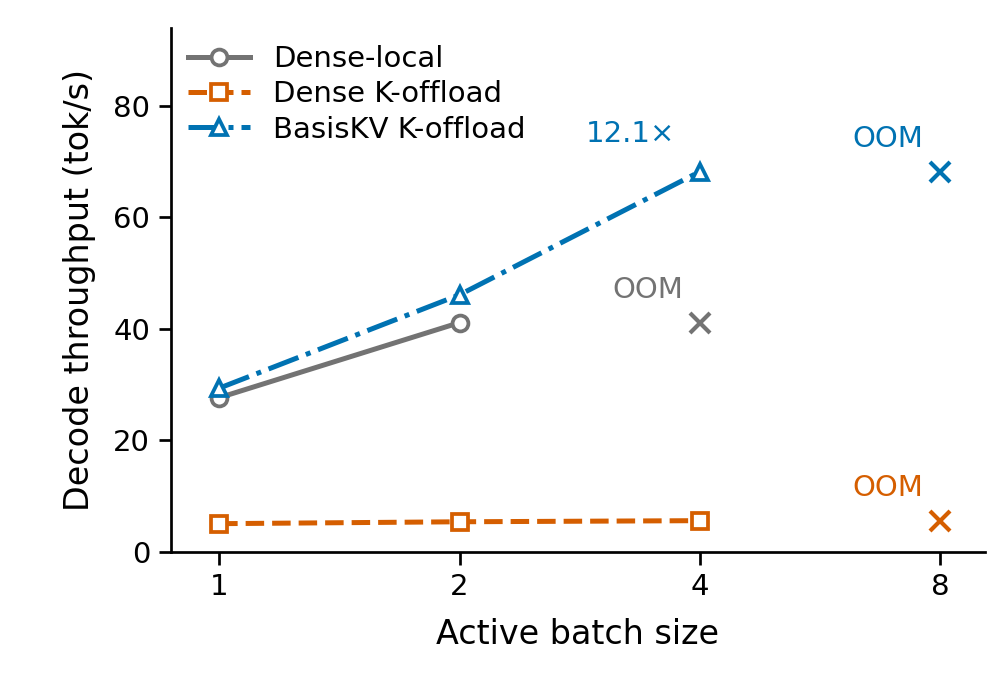

Python code for this plot:
"""Plot throughput and explicit failed configurations, never zero-valued OOMs."""

from plot_style import BLUE, VERMILION, GRAY, TIMES, axes, save, table


def main():
    rows = table("fig2_offload_throughput_data.csv")
    fig, ax = axes()
    styles = [("dense_local", "Dense-local", GRAY, "o", "-"),
              ("dense_k_offload", "Dense K-offload", VERMILION, "s", "--"),
              ("basis_k_offload", "BasisKV K-offload", BLUE, "^", "-.")]
    values_b4 = {}
    for method, label, color, marker, line in styles:
        selected = [r for r in rows if r["method"] == method]
        good = [r for r in selected if r["status"] == "complete"]
        x = [int(r["active_batch"]) for r in good]
        y = [float(r["throughput_tok_s"]) for r in good]
        ax.plot(x, y, label=label, color=color, marker=marker, linestyle=line,
                markerfacecolor="white", markeredgewidth=0.9)
        for row in selected:
            if row["status"] == "gpu_oom":
                # Vertical placement is typographic only, not a throughput measurement.
                batch = int(row["active_batch"])
                ax.plot(batch, y[-1], marker="x", color=color, markersize=5,
                        markeredgewidth=1, linestyle="none")
                ax.annotate("OOM", (batch, y[-1]), xytext=(-4, 6), textcoords="offset points",
                            ha="right", color=color, fontsize=7)
            elif int(row["active_batch"]) == 4:
                values_b4[method] = float(row["throughput_tok_s"])
    ratio = values_b4["basis_k_offload"] / values_b4["dense_k_offload"]
    ax.annotate(f"{ratio:.1f}{TIMES}", (4, values_b4["basis_k_offload"]),
                xytext=(-6, 7), textcoords="offset points", ha="right", fontsize=7, color=BLUE)
    ax.set_xscale("log", base=2)
    ax.set_xticks([1, 2, 4, 8], ["1", "2", "4", "8"])
    ax.set_xlim(0.87, 9.1)
    ax.set_ylim(0, 94)
    ax.set_yticks([0, 20, 40, 60, 80])
    ax.set_xlabel("Active batch size")
    ax.set_ylabel("Decode throughput (tok/s)")
    ax.legend(loc="upper left", frameon=False, borderaxespad=0.2, handlelength=2.1,
              labelspacing=0.25)
    save(fig, "fig2_offload_throughput")


if __name__ == "__main__":
    main()
